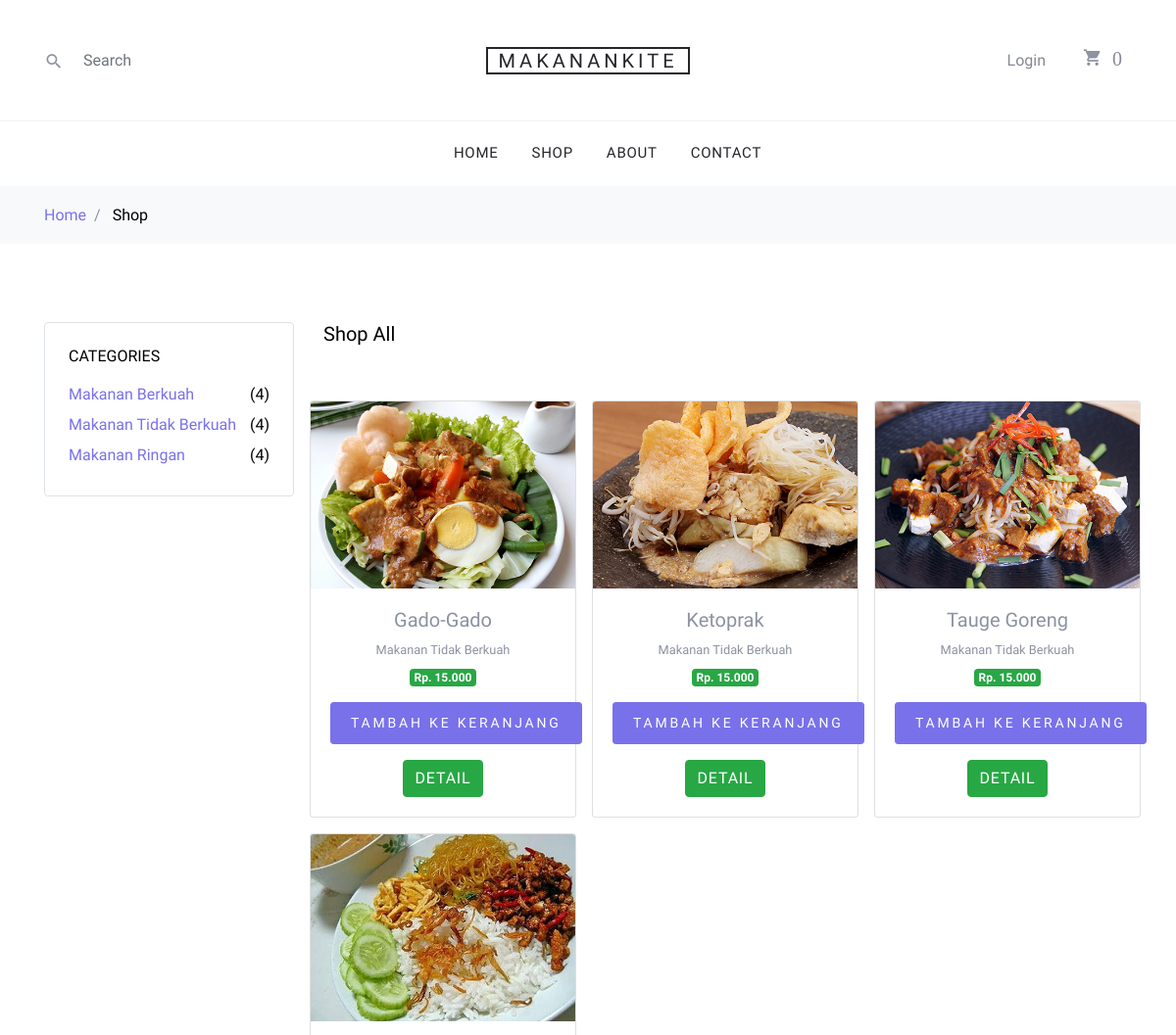
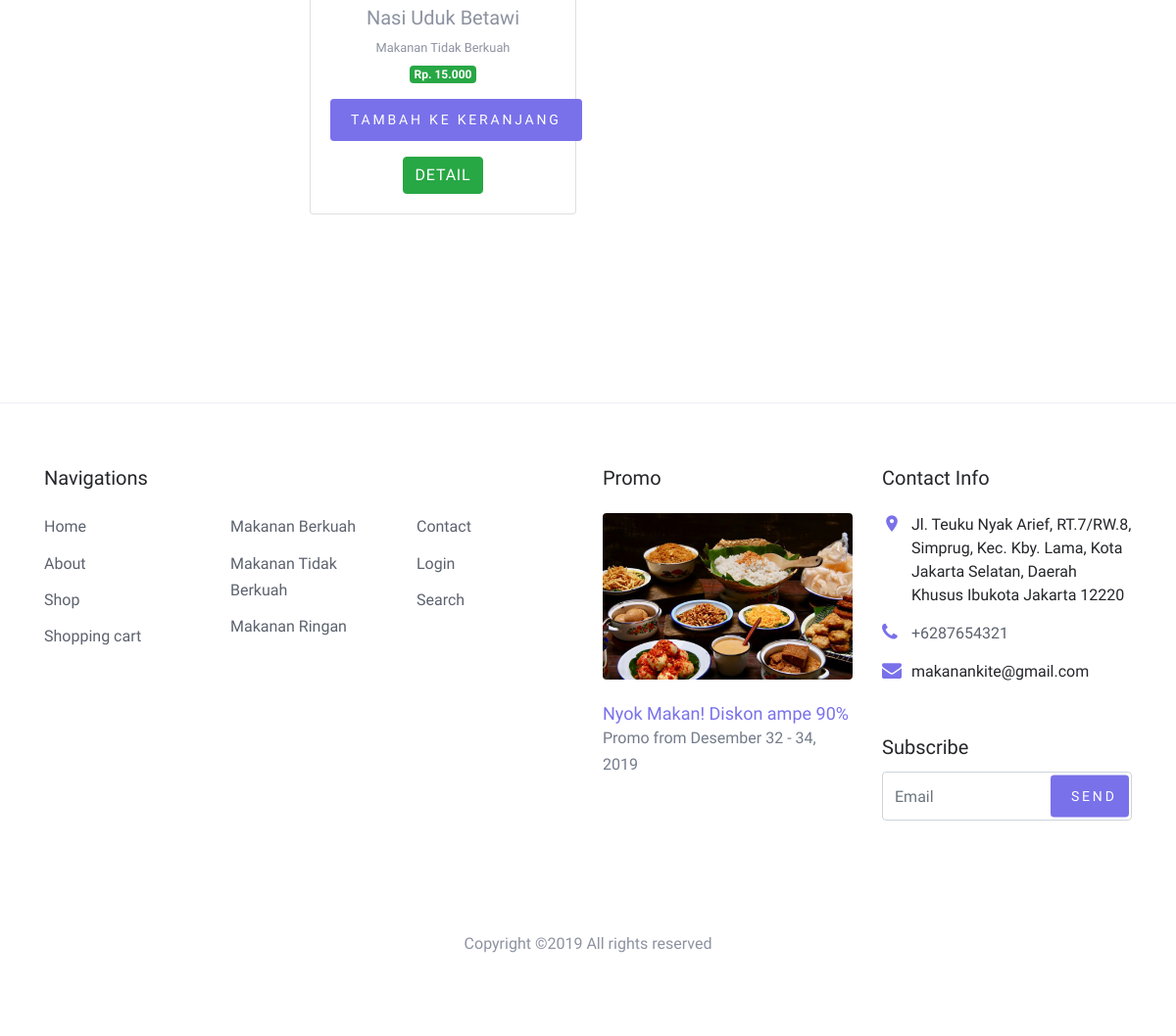
The page /index.php/kategori/makanan_tberkuah on the database its author committed (2 pictures, top to bottom).
### tables this page shows
CREATE TABLE `tb_barang` (
  `id_brg` int(11) NOT NULL,
  `nama_brg` varchar(120) NOT NULL,
  `keterangan` text NOT NULL,
  `kategori` varchar(60) NOT NULL,
  `harga` int(11) NOT NULL,
  `stok` int(4) NOT NULL,
  `gambar` text NOT NULL
);

### application/controllers/kategori.php (called while the page is built, shortened)
<?php
class Kategori extends CI_Controller{
	public function makanan_tberkuah(){
		$data['makanan_tberkuah'] = $this->model_kategori->data_makanan_tberkuah()->result();
		$this->load->view('templates/header');
		$this->load->view('home/makanan_tberkuah',$data);
		$this->load->view('templates/footer');
	}
}

### index.php (called while the page is built, shortened)
<?php
require_once BASEPATH.'core/CodeIgniter.php';

### application/models/model_kategori.php (called while the page is built, shortened)
<?php
class Model_kategori extends CI_Model
{
	public function data_makanan_tberkuah(){
		return $this->db->get_where("tb_barang", array('kategori' => 'makanan tidak berkuah'));
	}
}

### application/views/home/makanan_tberkuah.php (the view)
<div class="bg-light py-3">
      <div class="container">
        <div class="row">
          <div class="col-md-12 mb-0"><a href="<?php base_url();?>home">Home</a><span class="mx-2 mb-0">/</span> <strong class="text-black">Shop</strong></div>
        </div>
      </div>
    </div>
    <div class="site-section">
      <div class="container">
        <div class="row mb-5">
          <div class="col-md-9 order-2">
            <div class="row">
              <div class="col-md-12">
                <div class="float-md-left mb-4"><h2 class="text-black h5">Shop All</h2></div>
              </div>
            </div>
            <div class="row mb-5">
              <div class="row text-center mt-4">
                <?php foreach ($makanan_tberkuah as $brg) : ?>
                  <div class="card ml-3 mb-3" style="width: 17rem;">
                    <img src="<?php echo base_url().'/uploads/'.$brg->gambar?>" class="card-img-top" alt="...">
                    <div class="card-body">
                      <h5 class="card-title mb-1"><?php echo $brg->nama_brg ?></h5>
                      <small><?php echo $brg->kategori ?></small> <br>
                      <span class="badge badge-success mb-3">Rp. <?php echo number_format($brg->harga, 0,',','.' ) ?></span> <br>
                      <?php  echo anchor('shop/tambah_ke_keranjang/'.$brg->id_brg, '<div class="btn btn-sm btn-primary mb-3" >Tambah ke Keranjang</div>')   ?>
                       <?php  echo anchor('shop/detail/'.$brg->id_brg, '<div class="btn btn-xs btn-success" >Detail</div>')   ?>
                    </div>
                  </div>
                <?php endforeach; ?>
              </div>
            </div>
          </div>
          <div class="col-md-3 order-1 mb-5 mb-md-0">
            <div class="border p-4 rounded mb-4">
              <h3 class="mb-3 h6 text-uppercase text-black d-block">Categories</h3>
               <ul class="list-unstyled mb-0">
                <li class="mb-1"><a href="<?php echo base_url('kategori/makanan_berkuah') ?>" class="d-flex"><span>Makanan Berkuah</span> <span class="text-black ml-auto">(4)</span></a></li>
                <li class="mb-1"><a href="<?php echo base_url('kategori/makanan_tberkuah') ?>" class="d-flex"><span>Makanan Tidak Berkuah</span> <span class="text-black ml-auto">(4)</span></a></li>
                <li class="mb-1"><a href="<?php echo base_url('kategori/makanan_ringan') ?>" class="d-flex"><span>Makanan Ringan</span> <span class="text-black ml-auto">(4)</span></a></li>
              </ul>
            </div>
          </div>
        </div>
      </div>
    </div>

### assets/css/style.css (style rules this page uses)
body { line-height: 1.7; color: #8c92a0; font-weight: 300; font-size: 16px; }
a { -webkit-transition: .3s all ease; -o-transition: .3s all ease; transition: .3s all ease; }
.text-black { color: #000; }
.btn { text-transform: uppercase; position: relative; -webkit-transition: 0.2s all ease-in-out !important; -o-transition: 0.2s all ease-in-out !important; transition: 0.2s all ease-in-out !important; top: 0; letter-spacing: .05em; }
.btn.btn-sm { font-size: 14px !important; padding: 10px 20px !important; }
.btn.btn-primary { font-size: 17px; font-weight: 300; letter-spacing: .2em; }
.site-section { padding: 2.5em 0; }
@media (min-width: 768px) { .site-section { padding: 5em 0; } }
.site-navbar a { color: #868995; }
.site-navbar .site-top-icons ul li a { margin-right: 10px; }

### rows shown on the page
tb_barang: gambar (picture), nama_brg "Gado-Gado", kategori "Makanan Tidak Berkuah", harga "15.000", id_brg "TAMBAH KE KERANJANG", id_brg "DETAIL"
tb_barang: gambar (picture), nama_brg "Ketoprak", kategori "Makanan Tidak Berkuah", harga "15.000", id_brg "TAMBAH KE KERANJANG", id_brg "DETAIL"
tb_barang: gambar (picture), nama_brg "Tauge Goreng", kategori "Makanan Tidak Berkuah", harga "15.000", id_brg "TAMBAH KE KERANJANG", id_brg "DETAIL"
tb_barang: gambar (picture), nama_brg "Nasi Uduk Betawi", kategori "Makanan Tidak Berkuah", harga "15.000", id_brg "TAMBAH KE KERANJANG", id_brg "DETAIL"

### other values the page prints
anchor('auth/login', 'Login') "Login"
anchor('cart', $keranjang) "0"
